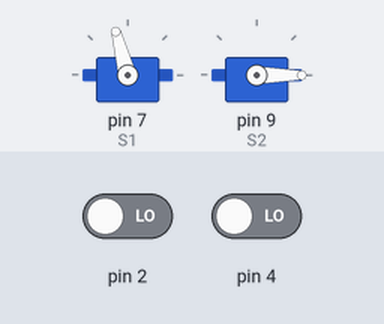
The sketch below on a simulated Arduino Uno, built with avr-gcc and run on an emulated ATmega328P. Shown: 2 × servo. The test bench sets the inputs (shaded band); at power-on: pin 2 LOW, pin 4 LOW.

Above: at 1.2 s.
1.3 s: pin 2 driven HIGH
At 2.1 s:
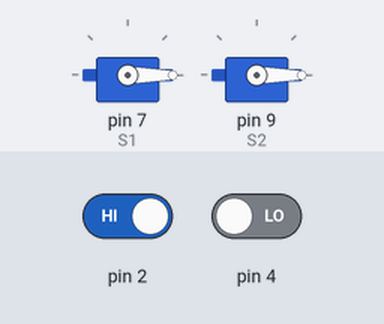
2.8 s: pin 4 driven HIGH
At 3.2 s:
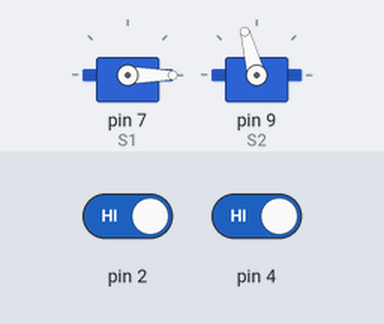
4.3 s: pin 2 driven LOW
At 5.5 s:
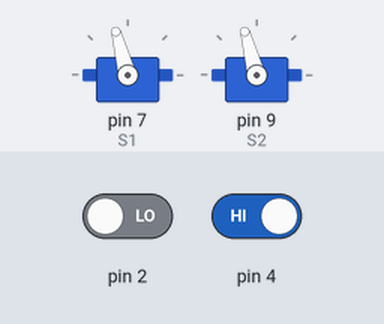
5.8 s: pin 4 driven LOW
At 6.7 s:
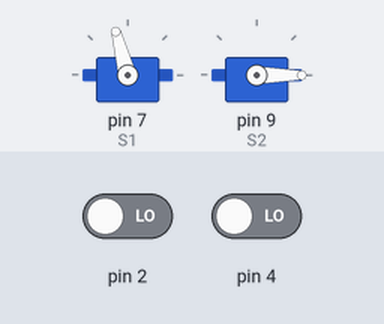
Timing chart, 0 to 8.3 s (numbered marks = the images above; inputs shaded):
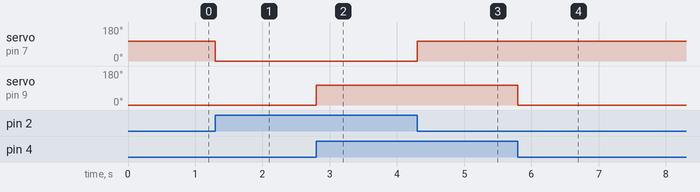

Measured:
- after the input at 1.3 s, servo on pin 7 (S1): 105° → 0° at once
- after the input at 2.8 s, servo on pin 9 (S2): 0° → 105° at once
- after the input at 4.3 s, servo on pin 7 (S1): 0° → 105° at once
- after the input at 5.8 s, servo on pin 9 (S2): 105° → 0° at once

The sketch:

SoftwareOfRoboArm_main1_2.ino
```cpp
#include <Servo.h>

Servo S1;
Servo S2;
//                  | 1号舵机   |  二号舵机
//   接舵机控制线   |  D7       |  D8
//   接外部输入     |  D2       |  D3
void setup() {
  // put your setup code here, to run once:
  pinMode(2,INPUT);
  pinMode(4,INPUT);
  S1.attach(7);
  S2.attach(9);
}

void loop() {
  if(digitalRead(2) == HIGH){
    S1.write(0);//爪子闭合
  }
  else{
    S1.write(map(70,0,120,0,180));//爪子张开
  }
  if(digitalRead(4) == HIGH){
    S2.write(map(70,0,120,0,180));//爪子闭合
  }
  else{
    S2.write(0);//爪子张开
  }

}
```
